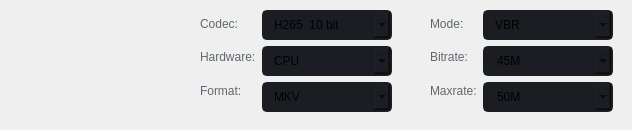
     <widget class="QWidget" name="page_0">
      <widget class="QWidget" name="layoutWidget">
       <property name="geometry">
        <rect>
         <x>200</x>
         <y>10</y>
         <width>203</width>
         <height>111</height>
        </rect>
       </property>
       <layout class="QFormLayout" name="formLayout_4">
        <item row="0" column="0">
         <layout class="QVBoxLayout" name="verticalLayout_19">
          <item>
           <widget class="QLabel" name="label_credits_15">
            <property name="font">
             <font>
              <family>Segoe UI</family>
             </font>
            </property>
            <property name="styleSheet">
             <string notr="true">color: rgb(98, 103, 111);</string>
            </property>
            <property name="text">
             <string>Codec:</string>
            </property>
           </widget>
          </item>
          <item>
           <widget class="QLabel" name="label_credits_16">
            <property name="font">
             <font>
              <family>Segoe UI</family>
             </font>
            </property>
            <property name="styleSheet">
             <string notr="true">color: rgb(98, 103, 111);</string>
            </property>
            <property name="text">
             <string>Hardware:</string>
            </property>
           </widget>
          </item>
          <item>
           <widget class="QLabel" name="label_credits_17">
            <property name="font">
             <font>
              <family>Segoe UI</family>
             </font>
            </property>
            <property name="styleSheet">
             <string notr="true">color: rgb(98, 103, 111);</string>
            </property>
            <property name="text">
             <string>Format:</string>
            </property>
           </widget>
          </item>
         </layout>
        </item>
        <item row="0" column="1">
         <layout class="QVBoxLayout" name="verticalLayout_20">
          <item>
           <widget class="QComboBox" name="comboBox_1">
            <property name="enabled">
             <bool>true</bool>
            </property>
            <property name="minimumSize">
             <size>
              <width>130</width>
              <height>30</height>
             </size>
            </property>
            <property name="maximumSize">
             <size>
              <width>130</width>
              <height>30</height>
             </size>
            </property>
            <property name="font">
             <font>
              <family>Segoe UI</family>
              <pointsize>9</pointsize>
             </font>
            </property>
            <property name="autoFillBackground">
             <bool>false</bool>
            </property>
            <property name="styleSheet">
             <string notr="true">QComboBox{
	background-color: rgb(27, 29, 35);
	border-radius: 5px;
	border: 2px solid rgb(27, 29, 35);
	padding: 5px;
	padding-left: 10px;
}
QComboBox:hover{
	border: 2px solid rgb(64, 71, 88);
}
QComboBox QAbstractItemView {
	color: rgb(85, 170, 255);	
	background-color: rgb(27, 29, 35);
	padding: 10px;
	selection-background-color: rgb(39, 44, 54);
}</string>
            </property>
            <property name="iconSize">
             <size>
              <width>16</width>
              <height>16</height>
             </size>
            </property>
            <property name="frame">
             <bool>true</bool>
            </property>
            <item>
             <property name="text">
              <string>H265  10 bit</string>
             </property>
            </item>
            <item>
             <property name="text">
              <string>VP9  10 bit</string>
             </property>
            </item>
            <item>
             <property name="text">
              <string>AV1  10 bit</string>
             </property>
            </item>
            <item>
             <property name="text">
              <string>H265  8 bit</string>
             </property>
            </item>
            <item>
             <property name="text">
              <string>H264  8 bit</string>
             </property>
            </item>
            <item>
             <property name="text">
              <string>ProRes HQ</string>
             </property>
            </item>
            <item>
             <property name="text">
              <string>DNxHR HQX</string>
             </property>
            </item>
           </widget>
          </item>
          <item>
           <widget class="QComboBox" name="comboBox_3">
            <property name="minimumSize">
             <size>
              <width>130</width>
              <height>30</height>
             </size>
            </property>
            <property name="maximumSize">
             <size>
              <width>130</width>
              <height>30</height>
             </size>
            </property>
            <property name="font">
             <font>
              <family>Segoe UI</family>
              <pointsize>9</pointsize>
             </font>
            </property>
            <property name="autoFillBackground">
             <bool>false</bool>
            </property>
            <property name="styleSheet">
             <string notr="true">QComboBox{
	background-color: rgb(27, 29, 35);
	border-radius: 5px;
	border: 2px solid rgb(27, 29, 35);
	padding: 5px;
	padding-left: 10px;
}
QComboBox:hover{
	border: 2px solid rgb(64, 71, 88);
}
QComboBox QAbstractItemView {
	color: rgb(85, 170, 255);	
	background-color: rgb(27, 29, 35);
	padding: 10px;
	selection-background-color: rgb(39, 44, 54);
}</string>
            </property>
            <property name="iconSize">
             <size>
              <width>16</width>
              <height>16</height>
             </size>
            </property>
            <property name="frame">
             <bool>true</bool>
            </property>
            <item>
             <property name="text">
              <string>CPU</string>
             </property>
            </item>
            <item>
             <property name="text">
              <string>NVENC</string>
             </property>
            </item>
           </widget>
          </item>
          <item>
           <widget class="QComboBox" name="comboBox_2">
            <property name="minimumSize">
             <size>
              <width>130</width>
              <height>30</height>
             </size>
            </property>
            <property name="maximumSize">
             <size>
              <width>130</width>
              <height>30</height>
             </size>
            </property>
            <property name="font">
             <font>
              <family>Segoe UI</family>
              <pointsize>9</pointsize>
             </font>
            </property>
            <property name="autoFillBackground">
             <bool>false</bool>
            </property>
            <property name="styleSheet">
             <string notr="true">QComboBox{
	background-color: rgb(27, 29, 35);
	border-radius: 5px;
	border: 2px solid rgb(27, 29, 35);
	padding: 5px;
	padding-left: 10px;
}
QComboBox:hover{
	border: 2px solid rgb(64, 71, 88);
}
QComboBox QAbstractItemView {
	color: rgb(85, 170, 255);	
	background-color: rgb(27, 29, 35);
	padding: 10px;
	selection-background-color: rgb(39, 44, 54);
}</string>
            </property>
            <property name="iconSize">
             <size>
              <width>16</width>
              <height>16</height>
             </size>
            </property>
            <property name="frame">
             <bool>true</bool>
            </property>
            <item>
             <property name="text">
              <string>MKV</string>
             </property>
            </item>
           </widget>
          </item>
         </layout>
        </item>
       </layout>
      </widget>
      <widget class="QWidget" name="layoutWidget">
       <property name="geometry">
        <rect>
         <x>430</x>
         <y>10</y>
         <width>193</width>
         <height>111</height>
        </rect>
       </property>
       <layout class="QFormLayout" name="formLayout_5">
        <item row="0" column="0">
         <layout class="QVBoxLayout" name="verticalLayout_21">
          <item>
           <widget class="QLabel" name="label_credits_18">
            <property name="font">
             <font>
              <family>Segoe UI</family>
             </font>
            </property>
            <property name="styleSheet">
             <string notr="true">color: rgb(98, 103, 111);</string>
            </property>
            <property name="text">
             <string>Mode:</string>
            </property>
           </widget>
          </item>
          <item>
           <widget class="QLabel" name="label_credits_19">
            <property name="font">
             <font>
              <family>Segoe UI</family>
             </font>
            </property>
            <property name="styleSheet">
             <string notr="true">color: rgb(98, 103, 111);</string>
            </property>
            <property name="text">
             <string>Bitrate:</string>
            </property>
           </widget>
          </item>
          <item>
           <widget class="QLabel" name="label_credits_20">
            <property name="font">
             <font>
              <family>Segoe UI</family>
             </font>
            </property>
            <property name="styleSheet">
             <string notr="true">color: rgb(98, 103, 111);</string>
            </property>
            <property name="text">
             <string>Maxrate:</string>
            </property>
           </widget>
          </item>
         </layout>
        </item>
        <item row="0" column="1">
         <layout class="QVBoxLayout" name="verticalLayout_22">
          <item>
           <widget class="QComboBox" name="comboBox_4">
            <property name="enabled">
             <bool>true</bool>
            </property>
            <property name="minimumSize">
             <size>
              <width>130</width>
              <height>30</height>
             </size>
            </property>
            <property name="maximumSize">
             <size>
              <width>130</width>
              <height>30</height>
             </size>
            </property>
            <property name="font">
             <font>
              <family>Segoe UI</family>
              <pointsize>9</pointsize>
             </font>
            </property>
            <property name="autoFillBackground">
             <bool>false</bool>
            </property>
            <property name="styleSheet">
             <string notr="true">QComboBox{
	background-color: rgb(27, 29, 35);
	border-radius: 5px;
	border: 2px solid rgb(27, 29, 35);
	padding: 5px;
	padding-left: 10px;
}
QComboBox:hover{
	border: 2px solid rgb(64, 71, 88);
}
QComboBox QAbstractItemView {
	color: rgb(85, 170, 255);	
	background-color: rgb(27, 29, 35);
	padding: 10px;
	selection-background-color: rgb(39, 44, 54);
}</string>
            </property>
            <property name="iconSize">
             <size>
              <width>16</width>
              <height>16</height>
             </size>
            </property>
            <property name="frame">
             <bool>true</bool>
            </property>
            <item>
             <property name="text">
              <string>VBR</string>
             </property>
            </item>
            <item>
             <property name="text">
              <string>CQP</string>
             </property>
            </item>
           </widget>
          </item>
          <item>
           <widget class="QComboBox" name="comboBox_5">
            <property name="enabled">
             <bool>true</bool>
            </property>
            <property name="minimumSize">
             <size>
              <width>130</width>
              <height>30</height>
             </size>
            </property>
            <property name="maximumSize">
             <size>
              <width>130</width>
              <height>30</height>
             </size>
            </property>
            <property name="font">
             <font>
              <family>Segoe UI</family>
              <pointsize>9</pointsize>
             </font>
            </property>
            <property name="autoFillBackground">
             <bool>false</bool>
            </property>
            <property name="styleSheet">
             <string notr="true">QComboBox{
	background-color: rgb(27, 29, 35);
	border-radius: 5px;
	border: 2px solid rgb(27, 29, 35);
	padding: 5px;
	padding-left: 10px;
}
QComboBox:hover{
	border: 2px solid rgb(64, 71, 88);
}
QComboBox QAbstractItemView {
	color: rgb(85, 170, 255);	
	background-color: rgb(27, 29, 35);
	padding: 10px;
	selection-background-color: rgb(39, 44, 54);
}</string>
            </property>
            <property name="editable">
             <bool>true</bool>
            </property>
            <property name="iconSize">
             <size>
              <width>16</width>
              <height>16</height>
             </size>
            </property>
            <property name="frame">
             <bool>true</bool>
            </property>
            <item>
             <property name="text">
              <string>45M</string>
             </property>
            </item>
            <item>
             <property name="text">
              <string>60M</string>
             </property>
            </item>
            <item>
             <property name="text">
              <string>50M</string>
             </property>
            </item>
            <item>
             <property name="text">
              <string>40M</string>
             </property>
            </item>
            <item>
             <property name="text">
              <string>30M</string>
             </property>
            </item>
            <item>
             <property name="text">
              <string>20M</string>
             </property>
            </item>
            <item>
             <property name="text">
              <string>10M</string>
             </property>
            </item>
           </widget>
          </item>
          <item>
           <widget class="QComboBox" name="comboBox_6">
            <property name="enabled">
             <bool>true</bool>
            </property>
            <property name="minimumSize">
             <size>
              <width>130</width>
              <height>30</height>
             </size>
            </property>
            <property name="maximumSize">
             <size>
              <width>130</width>
              <height>30</height>
             </size>
            </property>
            <property name="font">
             <font>
              <family>Segoe UI</family>
              <pointsize>9</pointsize>
             </font>
            </property>
            <property name="autoFillBackground">
             <bool>false</bool>
            </property>
            <property name="styleSheet">
             <string notr="true">QComboBox{
	background-color: rgb(27, 29, 35);
	border-radius: 5px;
	border: 2px solid rgb(27, 29, 35);
	padding: 5px;
	padding-left: 10px;
}
QComboBox:hover{
	border: 2px solid rgb(64, 71, 88);
}
QComboBox QAbstractItemView {
	color: rgb(85, 170, 255);	
	background-color: rgb(27, 29, 35);
	padding: 10px;
	selection-background-color: rgb(39, 44, 54);
}</string>
            </property>
            <property name="editable">
             <bool>true</bool>
            </property>
            <property name="iconSize">
             <size>
              <width>16</width>
              <height>16</height>
             </size>
            </property>
            <property name="frame">
             <bool>true</bool>
            </property>
            <item>
             <property name="text">
              <string>50M</string>
             </property>
            </item>
            <item>
             <property name="text">
              <string>70M</string>
             </property>
            </item>
            <item>
             <property name="text">
              <string>60M</string>
             </property>
            </item>
            <item>
             <property name="text">
              <string>50M</string>
             </property>
            </item>
            <item>
             <property name="text">
              <string>40M</string>
             </property>
            </item>
            <item>
             <property name="text">
              <string>30M</string>
             </property>
            </item>
            <item>
             <property name="text">
              <string>20M</string>
             </property>
            </item>
            <item>
             <property name="text">
              <string>10M</string>
             </property>
            </item>
           </widget>
          </item>
         </layout>
        </item>
       </layout>
      </widget>
     </widget>
